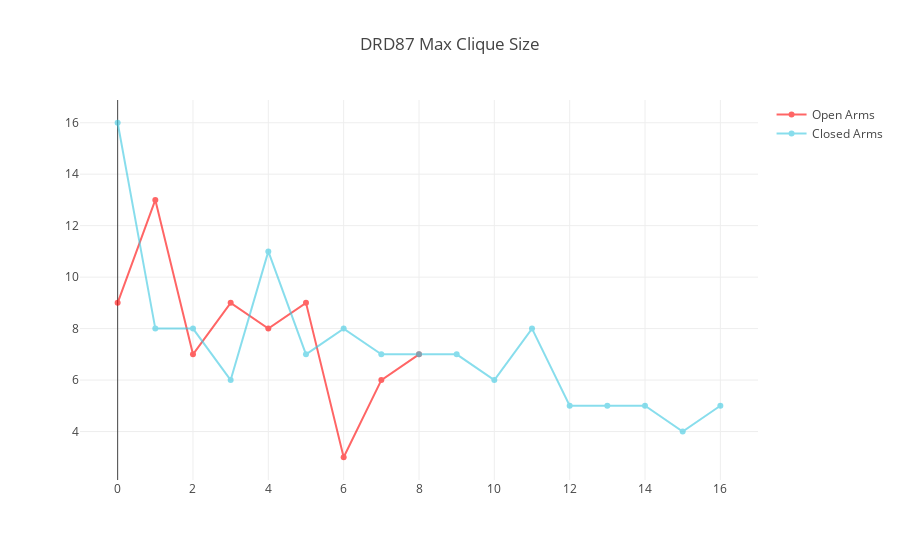

Notebook source saved alongside this figure:
### Code cell
open_measures = list()
for graph in open_arms_graphs:
    open_measures.append(graph.compute_max_clique_size())

np.mean(open_measures)
    
closed_measures = list()
for graph in closed_arms_graphs:
    closed_measures.append(graph.compute_max_clique_size())

np.mean(closed_measures)

x_axis = max(len(open_measures), len(closed_measures))
plot_network_measures(open_measures, closed_measures, x_axis, title="DRD87 Max Clique Size")

### Figure 1 — Plotly figure (JSON) as saved in the notebook; plotly's stock layout.template omitted (floating-point values rounded to 4 significant figures)
{"data": [{"marker": {"color": "rgb(255, 0, 0)"}, "mode": "lines+markers", "name": "Open Arms", "opacity": 0.6, "text": [9, 13, 7, 9, 8, 9, 3, 6, 7], "textposition": "middle center", "type": "scatter", "uid": "72f1a0", "x": 17, "y": [9, 13, 7, 9, 8, 9, 3, 6, 7]}, {"marker": {"color": "rgb(58,200,225)"}, "mode": "lines+markers", "name": "Closed Arms", "opacity": 0.6, "text": [16, 8, 8, 6, 11, 7, 8, 7, 7, 7, 6, 8, 5, 5, 5, 4, 5], "textposition": "middle center", "type": "scatter", "uid": "be6390", "x": 17, "y": [16, 8, 8, 6, 11, 7, 8, 7, 7, 7, 6, 8, 5, 5, 5, 4, 5]}], "layout": {"autosize": true, "title": "DRD87 Max Clique Size", "xaxis": {"autorange": true, "range": [-0.9612, 16.96]}, "yaxis": {"autorange": true, "range": [2.048, 16.95], "type": "linear"}}}
